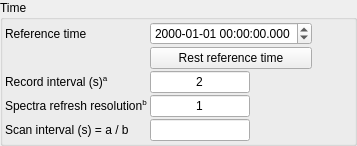
               <widget class="QGroupBox" name="groupBox_settingstime">
                <property name="sizePolicy">
                 <sizepolicy hsizetype="Preferred" vsizetype="Preferred">
                  <horstretch>0</horstretch>
                  <verstretch>0</verstretch>
                 </sizepolicy>
                </property>
                <property name="title">
                 <string>Time</string>
                </property>
                <property name="flat">
                 <bool>true</bool>
                </property>
                <layout class="QGridLayout" name="gridLayout_3">
                 <property name="leftMargin">
                  <number>2</number>
                 </property>
                 <property name="topMargin">
                  <number>2</number>
                 </property>
                 <property name="rightMargin">
                  <number>2</number>
                 </property>
                 <property name="bottomMargin">
                  <number>2</number>
                 </property>
                 <property name="spacing">
                  <number>2</number>
                 </property>
                 <item row="5" column="1">
                  <widget class="QLineEdit" name="lineEdit_scaninterval">
                   <property name="maximumSize">
                    <size>
                     <width>100</width>
                     <height>16777215</height>
                    </size>
                   </property>
                   <property name="alignment">
                    <set>Qt::AlignCenter</set>
                   </property>
                   <property name="readOnly">
                    <bool>true</bool>
                   </property>
                  </widget>
                 </item>
                 <item row="3" column="1">
                  <widget class="QLineEdit" name="lineEdit_recordinterval">
                   <property name="sizePolicy">
                    <sizepolicy hsizetype="Preferred" vsizetype="Fixed">
                     <horstretch>0</horstretch>
                     <verstretch>0</verstretch>
                    </sizepolicy>
                   </property>
                   <property name="maximumSize">
                    <size>
                     <width>100</width>
                     <height>16777215</height>
                    </size>
                   </property>
                   <property name="inputMethodHints">
                    <set>Qt::ImhDigitsOnly</set>
                   </property>
                   <property name="text">
                    <string>2</string>
                   </property>
                   <property name="alignment">
                    <set>Qt::AlignCenter</set>
                   </property>
                  </widget>
                 </item>
                 <item row="4" column="2">
                  <spacer name="horizontalSpacer_4">
                   <property name="orientation">
                    <enum>Qt::Horizontal</enum>
                   </property>
                   <property name="sizeHint" stdset="0">
                    <size>
                     <width>40</width>
                     <height>20</height>
                    </size>
                   </property>
                  </spacer>
                 </item>
                 <item row="5" column="0">
                  <widget class="QLabel" name="label_8">
                   <property name="sizePolicy">
                    <sizepolicy hsizetype="Preferred" vsizetype="Preferred">
                     <horstretch>0</horstretch>
                     <verstretch>0</verstretch>
                    </sizepolicy>
                   </property>
                   <property name="text">
                    <string>Scan interval (s) = a / b  </string>
                   </property>
                   <property name="buddy">
                    <cstring>lineEdit_scaninterval</cstring>
                   </property>
                  </widget>
                 </item>
                 <item row="5" column="2">
                  <spacer name="horizontalSpacer_7">
                   <property name="orientation">
                    <enum>Qt::Horizontal</enum>
                   </property>
                   <property name="sizeHint" stdset="0">
                    <size>
                     <width>22</width>
                     <height>17</height>
                    </size>
                   </property>
                  </spacer>
                 </item>
                 <item row="4" column="0">
                  <widget class="QLabel" name="label">
                   <property name="text">
                    <string>&lt;html&gt;&lt;head/&gt;&lt;body&gt;&lt;p&gt;Spectra refresh resolution&lt;span style=&quot; vertical-align:super;&quot;&gt;b&lt;/span&gt;&lt;/p&gt;&lt;/body&gt;&lt;/html&gt;</string>
                   </property>
                   <property name="buddy">
                    <cstring>lineEdit_refreshresolution</cstring>
                   </property>
                  </widget>
                 </item>
                 <item row="3" column="2">
                  <spacer name="horizontalSpacer_6">
                   <property name="orientation">
                    <enum>Qt::Horizontal</enum>
                   </property>
                   <property name="sizeHint" stdset="0">
                    <size>
                     <width>40</width>
                     <height>20</height>
                    </size>
                   </property>
                  </spacer>
                 </item>
                 <item row="4" column="1">
                  <widget class="QLineEdit" name="lineEdit_refreshresolution">
                   <property name="sizePolicy">
                    <sizepolicy hsizetype="Preferred" vsizetype="Fixed">
                     <horstretch>0</horstretch>
                     <verstretch>0</verstretch>
                    </sizepolicy>
                   </property>
                   <property name="maximumSize">
                    <size>
                     <width>100</width>
                     <height>16777215</height>
                    </size>
                   </property>
                   <property name="inputMethodHints">
                    <set>Qt::ImhDigitsOnly</set>
                   </property>
                   <property name="text">
                    <string>1</string>
                   </property>
                   <property name="alignment">
                    <set>Qt::AlignCenter</set>
                   </property>
                  </widget>
                 </item>
                 <item row="3" column="0">
                  <widget class="QLabel" name="label_3">
                   <property name="text">
                    <string>&lt;html&gt;&lt;head/&gt;&lt;body&gt;&lt;p&gt;Record interval (s)&lt;span style=&quot; vertical-align:super;&quot;&gt;a&lt;/span&gt;&lt;/p&gt;&lt;/body&gt;&lt;/html&gt;</string>
                   </property>
                   <property name="buddy">
                    <cstring>lineEdit_recordinterval</cstring>
                   </property>
                  </widget>
                 </item>
                 <item row="0" column="0">
                  <widget class="QLabel" name="label_2">
                   <property name="text">
                    <string>Reference time</string>
                   </property>
                  </widget>
                 </item>
                 <item row="0" column="1">
                  <widget class="QDateTimeEdit" name="dateTimeEdit_reftime">
                   <property name="enabled">
                    <bool>true</bool>
                   </property>
                   <property name="sizePolicy">
                    <sizepolicy hsizetype="Preferred" vsizetype="Fixed">
                     <horstretch>0</horstretch>
                     <verstretch>0</verstretch>
                    </sizepolicy>
                   </property>
                   <property name="wrapping">
                    <bool>false</bool>
                   </property>
                   <property name="readOnly">
                    <bool>false</bool>
                   </property>
                   <property name="buttonSymbols">
                    <enum>QAbstractSpinBox::UpDownArrows</enum>
                   </property>
                   <property name="accelerated">
                    <bool>false</bool>
                   </property>
                   <property name="dateTime">
                    <datetime>
                     <hour>0</hour>
                     <minute>0</minute>
                     <second>0</second>
                     <year>2000</year>
                     <month>1</month>
                     <day>1</day>
                    </datetime>
                   </property>
                   <property name="currentSection">
                    <enum>QDateTimeEdit::YearSection</enum>
                   </property>
                   <property name="displayFormat">
                    <string>yyyy-MM-dd hh:mm:ss.zzz</string>
                   </property>
                   <property name="calendarPopup">
                    <bool>false</bool>
                   </property>
                   <property name="currentSectionIndex">
                    <number>0</number>
                   </property>
                  </widget>
                 </item>
                 <item row="1" column="1">
                  <widget class="QPushButton" name="pushButton_resetreftime">
                   <property name="sizePolicy">
                    <sizepolicy hsizetype="Preferred" vsizetype="Fixed">
                     <horstretch>0</horstretch>
                     <verstretch>0</verstretch>
                    </sizepolicy>
                   </property>
                   <property name="maximumSize">
                    <size>
                     <width>16777215</width>
                     <height>16777215</height>
                    </size>
                   </property>
                   <property name="text">
                    <string>Rest reference time</string>
                   </property>
                  </widget>
                 </item>
                </layout>
               </widget>
